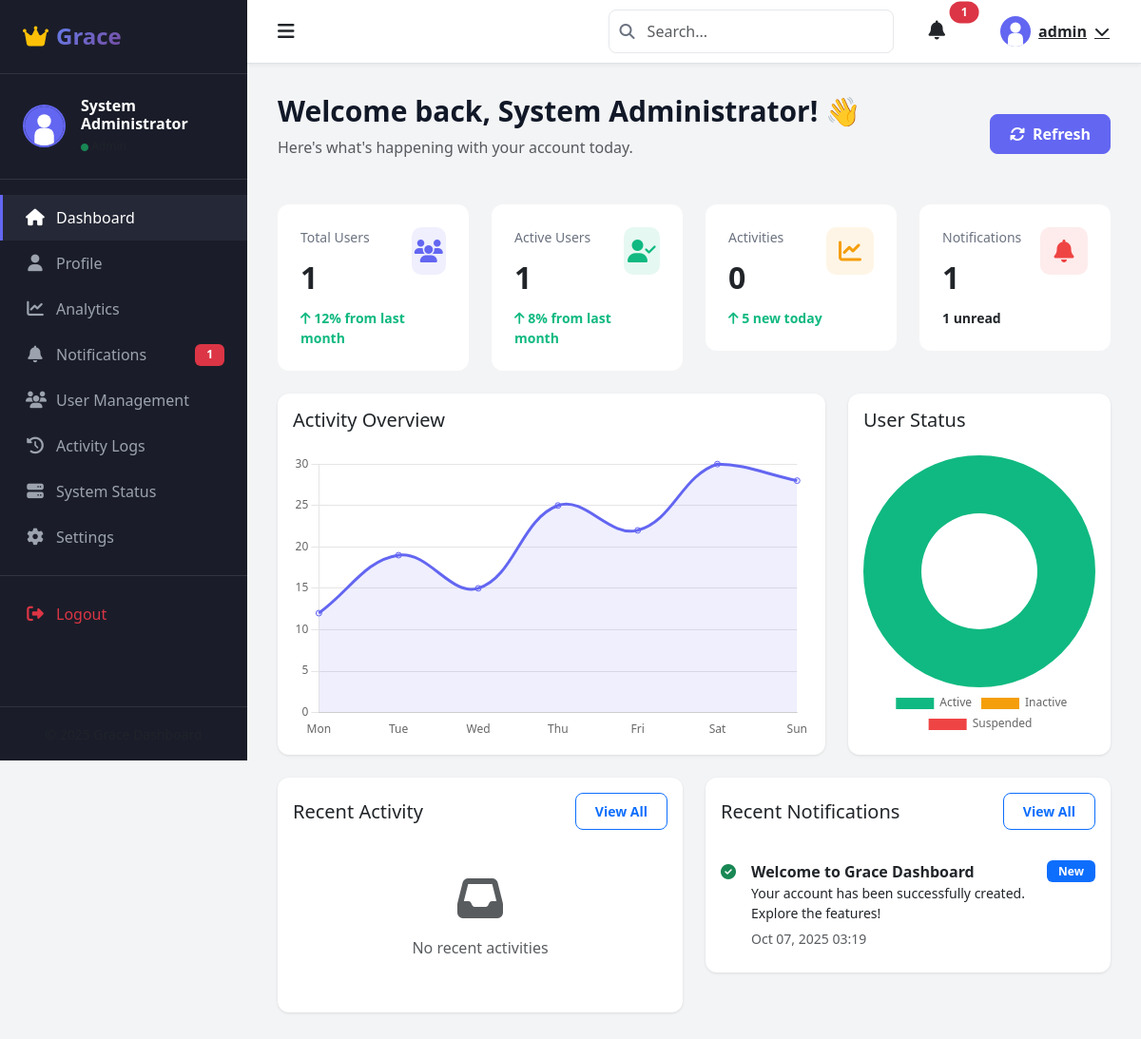
/dashboard.php (signed in), run on the app's committed database.
### tables this page shows
CREATE TABLE IF NOT EXISTS notifications (
    id INT NOT NULL PRIMARY KEY AUTO_INCREMENT,
    user_id INT NOT NULL,
    title VARCHAR(255) NOT NULL,
    message TEXT NOT NULL,
    type ENUM('info', 'success', 'warning', 'error') DEFAULT 'info',
    is_read BOOLEAN DEFAULT FALSE,
    created_at DATETIME DEFAULT CURRENT_TIMESTAMP,
    FOREIGN KEY (user_id) REFERENCES users(id) ON DELETE CASCADE,
    INDEX idx_user_id (user_id),
    INDEX idx_is_read (is_read)
);

### dashboard.php (the view, shortened to what this page needs)
<?php
require_once "config.php";
$user_id = $_SESSION["id"];
$total_users = 0;
$active_users = 0;
$total_activities = 0;
$total_notifications = 0;
if($_SESSION['role'] == 'admin'){
    $sql = "SELECT COUNT(*) as total FROM users";
    $result = mysqli_query($link, $sql);
    $total_users = mysqli_fetch_assoc($result)['total'];
    $sql = "SELECT COUNT(*) as active FROM users WHERE status = 'active'";
    $result = mysqli_query($link, $sql);
    $active_users = mysqli_fetch_assoc($result)['active'];
}
$sql = "SELECT COUNT(*) as total FROM activity_logs WHERE user_id = ?";
if($stmt = mysqli_prepare($link, $sql)){
    mysqli_stmt_bind_param($stmt, "i", $user_id);
    mysqli_stmt_execute($stmt);
    $result = mysqli_stmt_get_result($stmt);
    $total_activities = mysqli_fetch_assoc($result)['total'];
}
$sql = "SELECT COUNT(*) as total FROM notifications WHERE user_id = ?";
if($stmt = mysqli_prepare($link, $sql)){
    mysqli_stmt_bind_param($stmt, "i", $user_id);
    mysqli_stmt_execute($stmt);
    $result = mysqli_stmt_get_result($stmt);
    $total_notifications = mysqli_fetch_assoc($result)['total'];
}
$recent_activities = [];
$recent_notifications = [];
$sql = "SELECT * FROM notifications WHERE user_id = ? ORDER BY created_at DESC LIMIT 5";
if($stmt = mysqli_prepare($link, $sql)){
    mysqli_stmt_bind_param($stmt, "i", $user_id);
    mysqli_stmt_execute($stmt);
    $result = mysqli_stmt_get_result($stmt);
    while($row = mysqli_fetch_assoc($result)){
        $recent_notifications[] = $row;
    }
}
?>
<?php include 'includes/header.php'; ?>
<div class="d-flex">
    <?php include 'includes/sidebar.php'; ?>
    <div class="main-content flex-fill">
        <?php include 'includes/navbar.php'; ?>
        <div class="content-wrapper">
            <div class="page-header">
                <div class="d-flex justify-content-between align-items-center">
                    <div>
                        <h1>Welcome back, <?php echo htmlspecialchars($_SESSION['full_name'] ?? $_SESSION['username']); ?>! 👋</h1>
                        <p class="text-muted">Here's what's happening with your account today.</p>
                    </div>
                    <div>
                        <button class="btn btn-primary" onclick="location.reload()">
                            <i class="fas fa-sync-alt me-2"></i>Refresh
                        </button>
                    </div>
                </div>
            </div>
            <div class="row g-4 mb-4">
                <?php if($_SESSION['role'] == 'admin'): ?>
                <div class="col-md-6 col-xl-3">
                    <div class="stat-card primary">
                        <div class="d-flex justify-content-between align-items-start">
                            <div>
                                <div class="stat-label">Total Users</div>
                                <div class="stat-value"><?php echo number_format($total_users); ?></div>
                                <div class="stat-change positive">
                                    <i class="fas fa-arrow-up"></i> 12% from last month
                                </div>
                            </div>
                            <div class="stat-icon">
                                <i class="fas fa-users"></i>
                            </div>
                        </div>
                    </div>
                </div>
                <div class="col-md-6 col-xl-3">
                    <div class="stat-card success">
                        <div class="d-flex justify-content-between align-items-start">
                            <div>
                                <div class="stat-label">Active Users</div>
                                <div class="stat-value"><?php echo number_format($active_users); ?></div>
                                <div class="stat-change positive">
                                    <i class="fas fa-arrow-up"></i> 8% from last month
                                </div>
                            </div>
                            <div class="stat-icon">
                                <i class="fas fa-user-check"></i>
                            </div>
                        </div>
                    </div>
                </div>
                <?php endif; ?>
                <div class="col-md-6 col-xl-3">
                    <div class="stat-card warning">
                        <div class="d-flex justify-content-between align-items-start">
                            <div>
                                <div class="stat-label">Activities</div>
                                <div class="stat-value"><?php echo number_format($total_activities); ?></div>
                                <div class="stat-change positive">
                                    <i class="fas fa-arrow-up"></i> 5 new today
                                </div>
                            </div>
                            <div class="stat-icon">
                                <i class="fas fa-chart-line"></i>
                            </div>
                        </div>
                    </div>
                </div>
                <div class="col-md-6 col-xl-3">
                    <div class="stat-card danger">
                        <div class="d-flex justify-content-between align-items-start">
                            <div>
                                <div class="stat-label">Notifications</div>
                                <div class="stat-value"><?php echo number_format($total_notifications); ?></div>
                                <div class="stat-change">
                                    <?php echo $_SESSION['unread_notifications']; ?> unread
                                </div>
                            </div>
                            <div class="stat-icon">
                                <i class="fas fa-bell"></i>
                            </div>
                        </div>
                    </div>
                </div>
            </div>
            <div class="row g-4 mb-4">
                <div class="col-lg-8">
                    <div class="card">
                        <div class="card-body">
                            <h5 class="card-title mb-4">Activity Overview</h5>
                            <div class="chart-container">
                                <canvas id="activityChart"></canvas>
                            </div>
                        </div>
                    </div>
                </div>
                <div class="col-lg-4">
                    <div class="card">
                        <div class="card-body">
                            <h5 class="card-title mb-4">User Status</h5>
                            <div class="chart-container">
                                <canvas id="statusChart"></canvas>
                            </div>
                        </div>
                    </div>
                </div>
            </div>
            <div class="row g-4">
                <div class="col-lg-6">
                    <div class="card">
                        <div class="card-body">
                            <div class="d-flex justify-content-between align-items-center mb-4">
                                <h5 class="card-title mb-0">Recent Activity</h5>
                                <a href="activity-logs.php" class="btn btn-sm btn-outline-primary">View All</a>
                            </div>
                            <?php if(empty($recent_activities)): ?>
                                <div class="text-center py-4 text-muted">
                                    <i class="fas fa-inbox fa-3x mb-3"></i>
                                    <p>No recent activities</p>
                                </div>
                            <?php endif; ?>
                        </div>
                    </div>
                </div>
                <div class="col-lg-6">
                    <div class="card">
                        <div class="card-body">
                            <div class="d-flex justify-content-between align-items-center mb-4">
                                <h5 class="card-title mb-0">Recent Notifications</h5>
                                <a href="notifications.php" class="btn btn-sm btn-outline-primary">View All</a>
                            </div>
                            <?php if(empty($recent_notifications)): ?>
                                <div class="text-center py-4 text-muted">
                                    <i class="fas fa-bell-slash fa-3x mb-3"></i>
                                    <p>No notifications</p>
                                </div>
                            <?php else: ?>
                                <div class="list-group list-group-flush">
                                    <?php foreach($recent_notifications as $notification): ?>
                                    <div class="list-group-item px-0">
                                        <div class="d-flex align-items-start">
                                            <div class="me-3">
                                                <?php
                                                $icon_class = [
                                                    'info' => 'fa-info-circle text-info',
                                                    'success' => 'fa-check-circle text-success',
                                                    'warning' => 'fa-exclamation-triangle text-warning',
                                                    'error' => 'fa-times-circle text-danger'
                                                ][$notification['type']] ?? 'fa-info-circle text-info';
                                                ?>
                                                <i class="fas <?php echo $icon_class; ?>"></i>
                                            </div>
                                            <div class="flex-fill">
                                                <strong><?php echo htmlspecialchars($notification['title']); ?></strong>
                                                <p class="mb-1 small"><?php echo htmlspecialchars($notification['message']); ?></p>
                                                <small class="text-muted">
                                                    <?php echo date('M d, Y H:i', strtotime($notification['created_at'])); ?>
                                                </small>
                                            </div>
                                            <?php if(!$notification['is_read']): ?>
                                                <span class="badge bg-primary">New</span>
                                            <?php endif; ?>
                                        </div>
                                    </div>
                                    <?php endforeach; ?>
                                </div>
                            <?php endif; ?>
                        </div>
                    </div>
                </div>
            </div>
        </div>
    </div>
</div>
<script>
// Activity Chart
const activityCtx = document.getElementById('activityChart');
if (activityCtx) {
    new Chart(activityCtx, {
        type: 'line',
        data: {
            labels: ['Mon', 'Tue', 'Wed', 'Thu', 'Fri', 'Sat', 'Sun'],
            datasets: [{
                label: 'Activities',
                data: [12, 19, 15, 25, 22, 30, 28],
                borderColor: '#6366f1',
                backgroundColor: 'rgba(99, 102, 241, 0.1)',
                tension: 0.4,
                fill: true
            }]
        },
        options: {
            responsive: true,
            maintainAspectRatio: false,
            plugins: {
                legend: {
                    display: false
                }
            },
            scales: {
                y: {
                    beginAtZero: true,
                    grid: {
                        display: true,
                        drawBorder: false
                    }
                },
                x: {
                    grid: {
                        display: false
                    }
                }
            }
        }
    });
}
// Status Chart
const statusCtx = document.getElementById('statusChart');
if (statusCtx) {
    new Chart(statusCtx, {
        type: 'doughnut',
        data: {
            labels: ['Active', 'Inactive', 'Suspended'],
            datasets: [{
                data: [<?php echo $active_users; ?>, <?php echo $total_users - $active_users; ?>, 0],
                backgroundColor: ['#10b981', '#f59e0b', '#ef4444'],
                borderWidth: 0
            }]
        },
        options: {
            responsive: true,
            maintainAspectRatio: false,
            plugins: {
                legend: {
                    position: 'bottom'
                }
            }
        }
    });
}
</script>
<?php
include 'includes/footer.php';
?>

### data on the page
notifications: title "Welcome to Grace Dashboard", message "Your account has been successfully created. Explore the features!", created_at "Oct 07, 2025 03:19", is_read "New"

### other printed values
$_SESSION['full_name'] "System Administrator"
$_SESSION['unread_notifications'] "1"
$_SESSION['username'] "admin"
$total_users "1"
$active_users "1"
$total_activities "0"
$total_notifications "1"
chart data {{ $total_users - $active_users }} 0
